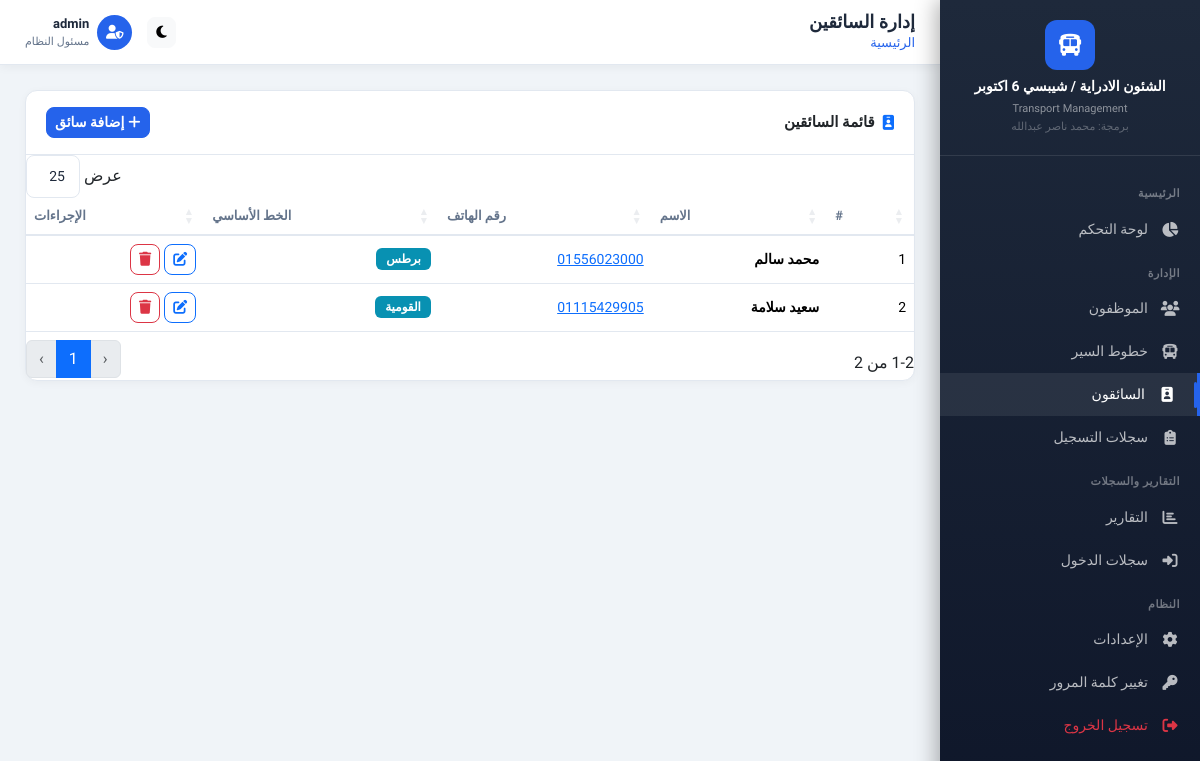
Page /admin/drivers (signed in) on the committed database.
### app/models/__init__.py (models this page shows, shortened)
class Settings(db.Model):
    __tablename__ = 'settings'
    id = db.Column(db.Integer, primary_key=True)
    key = db.Column(db.String(100), unique=True, nullable=False)
    value = db.Column(db.Text)
    updated_at = db.Column(db.DateTime, default=datetime.now, onupdate=datetime.now)
    @classmethod
    def get(cls, key, default=None):
        setting = cls.query.filter_by(key=key).first()
        return setting.value if setting else default

class Admin(UserMixin, db.Model):
    __tablename__ = 'admins'
    id = db.Column(db.Integer, primary_key=True)
    username = db.Column(db.String(80), unique=True, nullable=False)
    password_hash = db.Column(db.String(256), nullable=False)
    created_at = db.Column(db.DateTime, default=datetime.now)

class Driver(db.Model):
    __tablename__ = 'drivers'
    id = db.Column(db.Integer, primary_key=True)
    name = db.Column(db.String(100), nullable=False)
    phone = db.Column(db.String(20), nullable=False)
    created_at = db.Column(db.DateTime, default=datetime.now)
    primary_buses = db.relationship('Bus', foreign_keys='Bus.driver_id', backref='primary_driver', lazy='dynamic')
    backup_buses = db.relationship('Bus', foreign_keys='Bus.backup_driver_id', backref='backup_driver', lazy='dynamic')

class Bus(db.Model):
    __tablename__ = 'buses'
    id = db.Column(db.Integer, primary_key=True)
    name = db.Column(db.String(100), nullable=False)
    total_seats = db.Column(db.Integer, default=50)
    is_active = db.Column(db.Boolean, default=True)
    is_available = db.Column(db.Boolean, default=True)
    driver_id = db.Column(db.Integer, db.ForeignKey('drivers.id'), nullable=True)
    backup_driver_id = db.Column(db.Integer, db.ForeignKey('drivers.id'), nullable=True)
    backup_bus_id = db.Column(db.Integer, db.ForeignKey('buses.id'), nullable=True)
    created_at = db.Column(db.DateTime, default=datetime.now)
    stations = db.relationship('Station', backref='bus', lazy='dynamic', cascade='all, delete-orphan')
    registrations = db.relationship('Registration', backref='bus', lazy='dynamic')
    backup_bus = db.relationship('Bus', remote_side='Bus.id', backref='primary_buses', foreign_keys=[backup_bus_id])

### app/routes/admin.py (the view)
@admin_bp.route('/drivers')
@login_required
def drivers():
    drivers = Driver.query.all()
    return render_template('admin/drivers/index.html', drivers=drivers)

### app/models/__init__.py (called while the page is built)
@login_manager.user_loader
def load_user(user_id):
    return Admin.query.get(int(user_id))

### app/templates/admin/drivers/index.html (shortened to what this page needs)
{% extends 'admin/base.html' %}
{% block page_title %}إدارة السائقين{% endblock %}
{% block content %}
<div class="card">
    <div class="card-header d-flex align-items-center gap-2">
        <i class="fas fa-id-badge text-primary"></i>
        <span>قائمة السائقين</span>
        <div class="ms-auto">
            <a href="{{ url_for('admin.add_driver') }}" class="btn btn-sm btn-primary">
                <i class="fas fa-plus me-1"></i>إضافة سائق
            </a>
        </div>
    </div>
    <div class="table-responsive">
        <table class="table table-hover mb-0" id="driverTable">
            <thead>
                <tr><th>#</th><th>الاسم</th><th>رقم الهاتف</th><th>الخط الأساسي</th><th>الإجراءات</th></tr>
            </thead>
            <tbody>
                {% for d in drivers %}
                <tr>
                    <td>{{ loop.index }}</td>
                    <td><strong>{{ d.name }}</strong></td>
                    <td><a href="tel:{{ d.phone }}">{{ d.phone }}</a></td>
                    <td>
                        {% for b in d.primary_buses %}
                        <span class="badge bg-info">{{ b.name }}</span>
                        {% else %}-{% endfor %}
                    </td>
                    <td>
                        <div class="d-flex gap-1">
                            <a href="{{ url_for('admin.edit_driver', id=d.id) }}" class="btn btn-sm btn-outline-primary">
                                <i class="fas fa-edit"></i>
                            </a>
                            <form method="POST" action="{{ url_for('admin.delete_driver', id=d.id) }}" id="del-drv-{{ d.id }}">
                                <button type="button" class="btn btn-sm btn-outline-danger"
                                        onclick="confirmDelete('del-drv-{{ d.id }}', '{{ d.name }}')">
                                    <i class="fas fa-trash"></i>
                                </button>
                            </form>
                        </div>
                    </td>
                </tr>
                {% else %}
                <tr><td colspan="5" class="text-center text-muted py-4">لا يوجد سائقون</td></tr>
                {% endfor %}
            </tbody>
        </table>
    </div>
</div>
{% endblock %}

### app/templates/admin/base.html (shortened to what this page needs)
<!DOCTYPE html>
<html lang="ar" dir="rtl">
<head>
    <link rel="stylesheet" href="https://cdn.jsdelivr.net/npm/bootstrap@5.3.2/dist/css/bootstrap.rtl.min.css">
    <link rel="stylesheet" href="https://cdnjs.cloudflare.com/ajax/libs/font-awesome/6.5.0/css/all.min.css">
    <link rel="stylesheet" href="https://cdnjs.cloudflare.com/ajax/libs/animate.css/4.1.1/animate.min.css">
    <link rel="stylesheet" href="https://cdn.datatables.net/1.13.7/css/dataTables.bootstrap5.min.css">
    <link rel="stylesheet" href="{{ url_for('static', filename='css/main.css') }}">
</head>
<body {% if theme == 'dark' %}data-theme="dark"{% endif %}>
<nav class="sidebar" id="sidebar">
    <div class="sidebar-brand">
        {% if logo %}
        <img src="{{ url_for('static', filename='images/uploads/' + logo) }}" alt="Logo">
        {% else %}
        <div style="width:50px;height:50px;background:var(--primary);border-radius:12px;display:flex;align-items:center;justify-content:center;margin:0 auto;">
            <i class="fas fa-bus" style="color:white;font-size:22px;"></i>
        </div>
        {% endif %}
        <h6>{{ company_name or 'نظام النقل' }}</h6>
        <small>Transport Management</small>
        <small style="display:block; opacity:0.6;">برمجة: محمد ناصر عبدالله</small>
    </div>
    <div class="sidebar-nav">
        <div class="nav-section-title">الرئيسية</div>
        <a href="{{ url_for('admin.dashboard') }}" class="nav-link {% if request.endpoint == 'admin.dashboard' %}active{% endif %}">
            <i class="fas fa-chart-pie"></i> لوحة التحكم
        </a>
        <div class="nav-section-title">الإدارة</div>
        <a href="{{ url_for('admin.employees') }}" class="nav-link {% if 'employee' in request.endpoint %}active{% endif %}">
            <i class="fas fa-users"></i> الموظفون
        </a>
        <a href="{{ url_for('admin.buses') }}" class="nav-link {% if 'bus' in request.endpoint or 'station' in request.endpoint %}active{% endif %}">
            <i class="fas fa-bus"></i> خطوط السير
        </a>
        <a href="{{ url_for('admin.drivers') }}" class="nav-link {% if 'driver' in request.endpoint %}active{% endif %}">
            <i class="fas fa-id-badge"></i> السائقون
        </a>
        <a href="{{ url_for('admin.registrations') }}" class="nav-link {% if 'registration' in request.endpoint %}active{% endif %}">
            <i class="fas fa-clipboard-list"></i> سجلات التسجيل
        </a>
        <div class="nav-section-title">التقارير والسجلات</div>
        <a href="{{ url_for('admin.reports') }}" class="nav-link {% if request.endpoint == 'admin.reports' %}active{% endif %}">
            <i class="fas fa-chart-bar"></i> التقارير
        </a>
        <a href="{{ url_for('admin.login_logs') }}" class="nav-link {% if request.endpoint == 'admin.login_logs' %}active{% endif %}">
            <i class="fas fa-sign-in-alt"></i> سجلات الدخول
        </a>
        <div class="nav-section-title">النظام</div>
        <a href="{{ url_for('admin.settings') }}" class="nav-link {% if request.endpoint == 'admin.settings' %}active{% endif %}">
            <i class="fas fa-cog"></i> الإعدادات
        </a>
        <a href="{{ url_for('admin.change_password') }}" class="nav-link {% if request.endpoint == 'admin.change_password' %}active{% endif %}">
            <i class="fas fa-key"></i> تغيير كلمة المرور
        </a>
        <a href="{{ url_for('auth.logout') }}" class="nav-link text-danger">
            <i class="fas fa-sign-out-alt"></i> تسجيل الخروج
        </a>
    </div>
</nav>
<div class="main-wrapper">
    <div class="topnav">
        <div>
            <h5 class="page-title">{% block page_title %}لوحة التحكم{% endblock %}</h5>
            <div class="page-breadcrumb">
                <a href="{{ url_for('admin.dashboard') }}">الرئيسية</a>
            </div>
        </div>
        <div class="ms-auto">
            <button class="btn btn-sm btn-light" onclick="toggleTheme()" title="تغيير الثيم">
                <i class="fas fa-moon" id="theme-icon"></i>
            </button>
            <div class="d-flex align-items-center gap-2">
                <div style="width:35px;height:35px;background:var(--primary);border-radius:50%;display:flex;align-items:center;justify-content:center;">
                    <i class="fas fa-user-shield" style="color:white;font-size:14px;"></i>
                </div>
                <div class="d-none d-md-block">
                    <div style="font-size:13px;font-weight:600;">{{ current_user.username }}</div>
                    <div style="font-size:11px;color:var(--text-muted);">مسئول النظام</div>
                </div>
            </div>
        </div>
    </div>
    <div class="content-area">
        {% block content %}{% endblock %}
    </div>
</div>
</body>
</html>

### app/static/css/main.css (style rules this page uses)
.card, .btn, .nav-link, .form-control, .form-select { transition: all 0.2s ease; }
.table tbody tr { transition: background 0.15s; }
.badge.bg-info { background: #0891b2 !important; }
.sidebar-nav .nav-link.active::before { content: ''; position: absolute; right: 0; top: 50%; transform: translateY(-50%); width: 3px; height: 60%; background: #2563eb; border-radius: 2px; }
.sidebar-nav .nav-link { position: relative; }

### app/templates/admin/base.html (style rules this page uses)
:root { --primary: #2563eb; --primary-dark: #1d4ed8; --secondary: #64748b; --success: #16a34a; --danger: #dc2626; --warning: #d97706; --info: #0891b2; --sidebar-width: 260px; --navbar-height: 65px; --bg: #f0f4f8; --card-bg: #ffffff; --text: #1e293b; --text-muted: #64748b; --border: #e2e8f0; }
* { font-family: 'Cairo', sans-serif; box-sizing: border-box; }
body { background: var(--bg); color: var(--text); min-height: 100vh; transition: background 0.3s, color 0.3s; }
.sidebar { width: var(--sidebar-width); height: 100vh; background: linear-gradient(180deg, #1e293b 0%, #0f172a 100%); position: fixed; top: 0; right: 0; z-index: 1000; overflow-y: auto; transition: transform 0.3s ease; box-shadow: -4px 0 20px rgba(0,0,0,0.3); }
.sidebar-brand { padding: 20px; border-bottom: 1px solid rgba(255,255,255,0.1); text-align: center; }
.sidebar-brand h6 { color: #fff; font-weight: 700; margin: 8px 0 0; font-size: 14px; }
.sidebar-brand small { color: rgba(255,255,255,0.5); font-size: 11px; }
.sidebar-nav { padding: 15px 0; }
.nav-section-title { color: rgba(255,255,255,0.4); font-size: 11px; font-weight: 600; text-transform: uppercase; letter-spacing: 0.5px; padding: 15px 20px 5px; }
.sidebar-nav .nav-link { color: rgba(255,255,255,0.7); padding: 11px 20px; display: flex; align-items: center; gap: 12px; transition: all 0.2s; border-radius: 0; font-size: 14px; font-weight: 500; }
.sidebar-nav .nav-link:hover, .sidebar-nav .nav-link.active { color: #fff; background: rgba(255,255,255,0.08); border-right: 3px solid var(--primary); }
.sidebar-nav .nav-link i { width: 20px; text-align: center; font-size: 15px; }
.main-wrapper { margin-right: var(--sidebar-width); min-height: 100vh; display: flex; flex-direction: column; }
.topnav { height: var(--navbar-height); background: var(--card-bg); border-bottom: 1px solid var(--border); display: flex; align-items: center; padding: 0 25px; gap: 15px; position: sticky; top: 0; z-index: 999; box-shadow: 0 2px 10px rgba(0,0,0,0.05); }
.topnav .page-title { font-weight: 700; font-size: 18px; color: var(--text); margin: 0; }
.topnav .ms-auto { display: flex; align-items: center; gap: 15px; }
.content-area { flex: 1; padding: 25px; }
.card { background: var(--card-bg); border: 1px solid var(--border); border-radius: 12px; box-shadow: 0 2px 8px rgba(0,0,0,0.04); }
.card-header { background: transparent; border-bottom: 1px solid var(--border); padding: 16px 20px; font-weight: 700; font-size: 15px; }
.table { color: var(--text); }
.table th { font-weight: 600; font-size: 13px; color: var(--text-muted); border-bottom: 2px solid var(--border); }
.table td { font-size: 14px; vertical-align: middle; border-color: var(--border); }
.btn { font-weight: 600; border-radius: 8px; font-size: 14px; }
.btn-primary { background: var(--primary); border-color: var(--primary); }
.badge { font-size: 12px; padding: 5px 10px; border-radius: 6px; font-weight: 600; }
.page-breadcrumb { font-size: 13px; color: var(--text-muted); }
.page-breadcrumb a { color: var(--primary); text-decoration: none; }

### rows in the picture
Settings: value "الشئون الادراية / شيبسي 6 اكتوبر"
Admin: username "admin"
Driver: name "محمد سالم", phone "01556023000"
Bus: name "برطس"
Driver: name "سعيد سلامة", phone "01115429905"
Bus: name "القومية"
